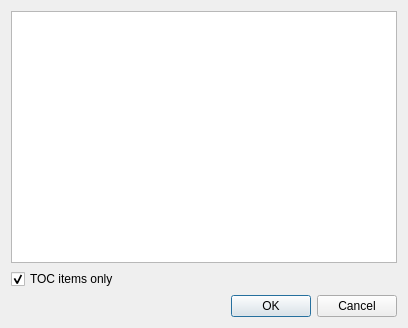
<?xml version="1.0" encoding="UTF-8"?>
<ui version="4.0">
 <class>TOCEditor</class>
 <widget class="QDialog" name="TOCEditor">
  <property name="geometry">
   <rect>
    <x>0</x>
    <y>0</y>
    <width>408</width>
    <height>328</height>
   </rect>
  </property>
  <property name="windowTitle">
   <string>Table Of Contents Editor</string>
  </property>
  <layout class="QVBoxLayout" name="verticalLayout">
   <item>
    <widget class="QTreeView" name="tvTOCDisplay">
     <property name="editTriggers">
      <set>QAbstractItemView::NoEditTriggers</set>
     </property>
     <property name="tabKeyNavigation">
      <bool>false</bool>
     </property>
     <property name="alternatingRowColors">
      <bool>true</bool>
     </property>
     <property name="indentation">
      <number>15</number>
     </property>
     <property name="uniformRowHeights">
      <bool>true</bool>
     </property>
     <property name="animated">
      <bool>true</bool>
     </property>
    </widget>
   </item>
   <item>
    <widget class="QCheckBox" name="cbTOCItemsOnly">
     <property name="toolTip">
      <string>If this is checked, only the items that will end up in the Table Of Contents are displayed in the list</string>
     </property>
     <property name="text">
      <string>TOC items only</string>
     </property>
     <property name="checked">
      <bool>true</bool>
     </property>
    </widget>
   </item>
   <item>
    <widget class="QDialogButtonBox" name="buttonBox">
     <property name="orientation">
      <enum>Qt::Horizontal</enum>
     </property>
     <property name="standardButtons">
      <set>QDialogButtonBox::Cancel|QDialogButtonBox::Ok</set>
     </property>
     <property name="centerButtons">
      <bool>false</bool>
     </property>
    </widget>
   </item>
  </layout>
 </widget>
 <resources/>
 <connections>
  <connection>
   <sender>buttonBox</sender>
   <signal>accepted()</signal>
   <receiver>TOCEditor</receiver>
   <slot>accept()</slot>
   <hints>
    <hint type="sourcelabel">
     <x>248</x>
     <y>254</y>
    </hint>
    <hint type="destinationlabel">
     <x>157</x>
     <y>274</y>
    </hint>
   </hints>
  </connection>
  <connection>
   <sender>buttonBox</sender>
   <signal>rejected()</signal>
   <receiver>TOCEditor</receiver>
   <slot>reject()</slot>
   <hints>
    <hint type="sourcelabel">
     <x>316</x>
     <y>260</y>
    </hint>
    <hint type="destinationlabel">
     <x>286</x>
     <y>274</y>
    </hint>
   </hints>
  </connection>
 </connections>
</ui>
